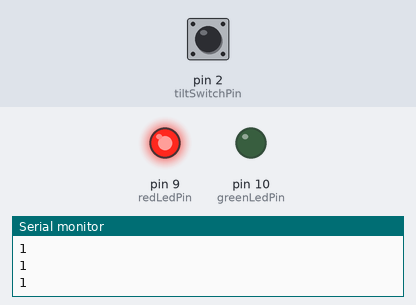
Bench run of a program on a simulated Arduino Mega 2560, built with avr-gcc and run on an emulated ATmega2560. Parts: output pins drawn as LEDs (lit = HIGH), the last lines printed to the serial monitor. The test bench sets the inputs (shaded band); at power-on: pin 2 (tiltSwitchPin) HIGH.

Above: at 1.8 s.
1.9 s: pin 2 (tiltSwitchPin) pulled LOW for 0.6 s
At 2.4 s:
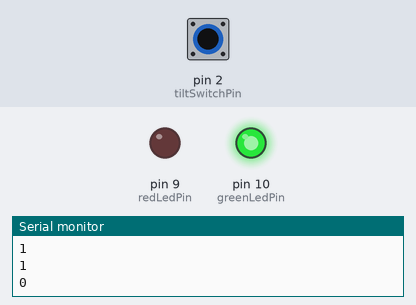
4.0 s: pin 2 (tiltSwitchPin) pulled LOW for 3.2 s
At 8.3 s:
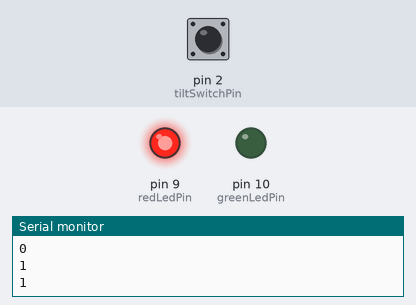
Timing chart, 0 to 9.8 s (numbered marks = the images above; inputs shaded):
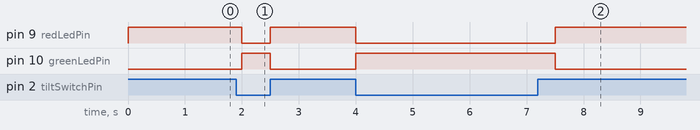

The program:

main.cpp
```cpp
#include <Arduino.h>

int tiltSwitchPin = 2;
int redLedPin = 9;
int greenLedPin = 10;

// Variable to store the current button state (HIGH or LOW)
int tiltSwitchValue;

void setup() {
  Serial.begin(9600);

  // Using the internal pull-up resistor
  // see no_resistor_push_button for more info
  pinMode(tiltSwitchPin, INPUT);
  digitalWrite(tiltSwitchPin, HIGH);

  pinMode(redLedPin, OUTPUT);
  pinMode(greenLedPin, OUTPUT);
}

/**
 * Continuously reads the state of the tilt switch and updates the LEDs accordingly.
 * - If the tilt switch is pressed (LOW), the green LED is turned on and the red LED is turned off.
 * - If the tilt switch is not pressed (HIGH), the red LED is turned on and the green LED is turned off.
 * The button state is also printed to the Serial Monitor.
 * The loop runs every 500 milliseconds.
 */

void loop() {
  // Read the button state (LOW = pressed, HIGH = not pressed)
  tiltSwitchValue = digitalRead(tiltSwitchPin);

  // Print the value to the Serial Monitor (0 = pressed, 1 = not pressed)
  Serial.println(tiltSwitchValue);
  if(tiltSwitchValue == LOW){
    digitalWrite(greenLedPin, HIGH);
    digitalWrite(redLedPin, LOW);
  } else {
    digitalWrite(greenLedPin, LOW);
    digitalWrite(redLedPin, HIGH);
  }

  delay(500);  // Wait 500ms before reading again
}
```

Measured:
- after the input at 1.9 s, pin 9 (redLedPin): HIGH → LOW after 0.10 s, → HIGH 0.50 s later; pin 10 (greenLedPin): LOW → HIGH after 0.10 s, → LOW 0.50 s later
- after the input at 4.0 s, pin 9 (redLedPin): HIGH → LOW at once, → HIGH 3.5 s later; pin 10 (greenLedPin): LOW → HIGH at once, → LOW 3.5 s later
